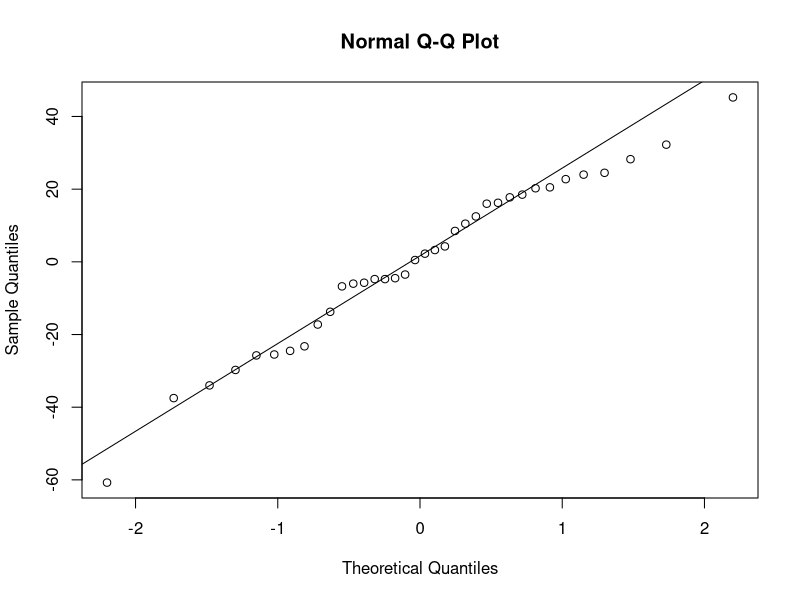
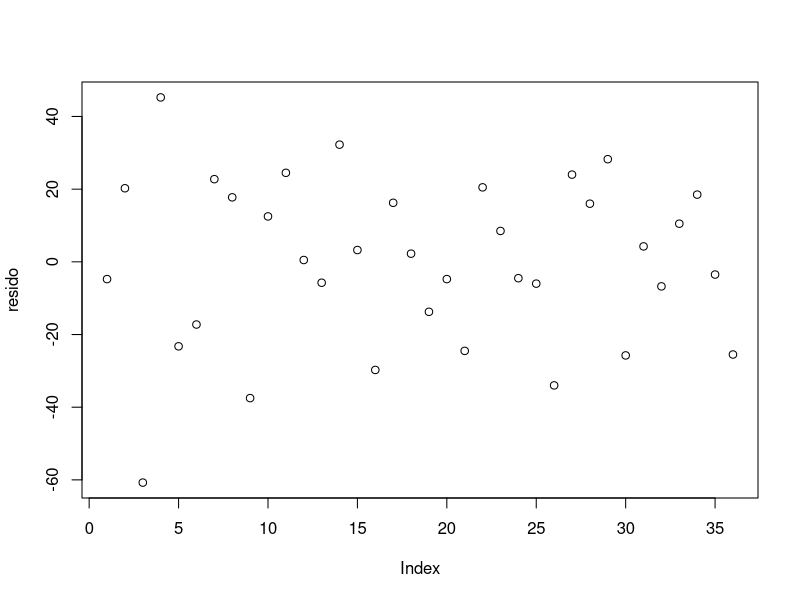
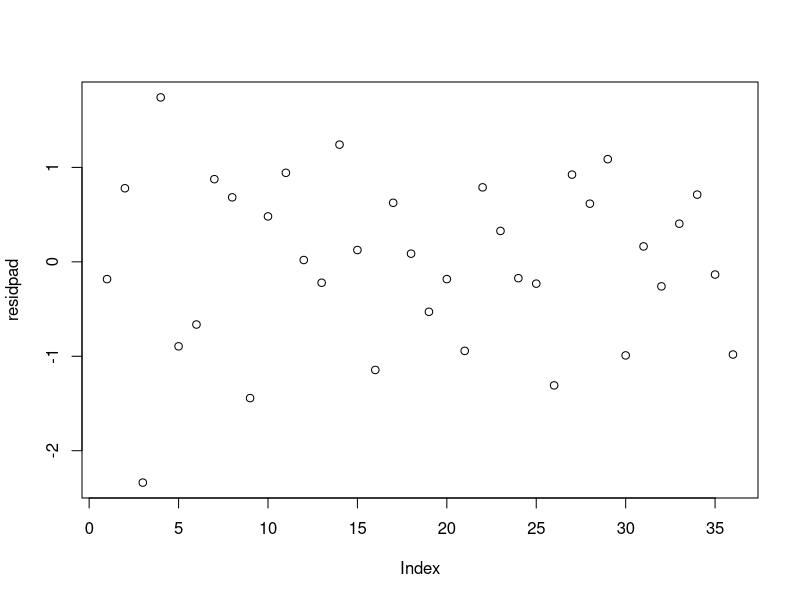
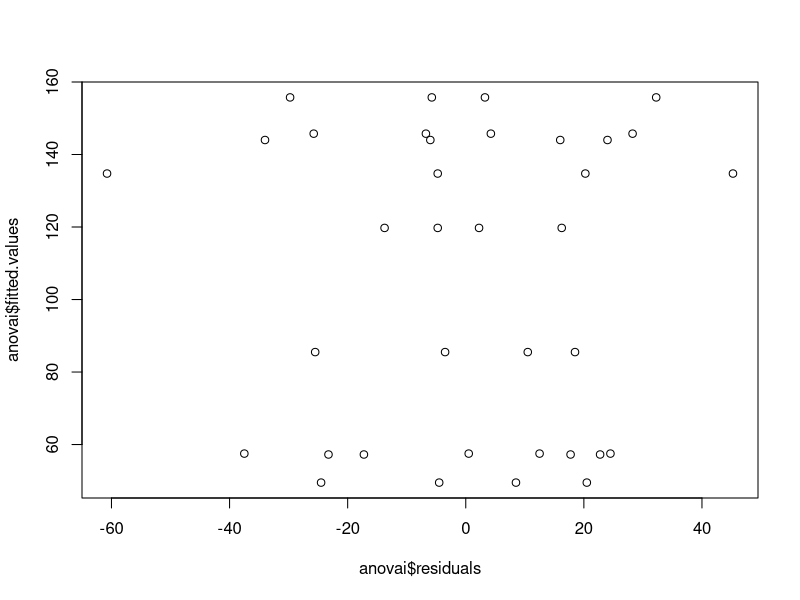
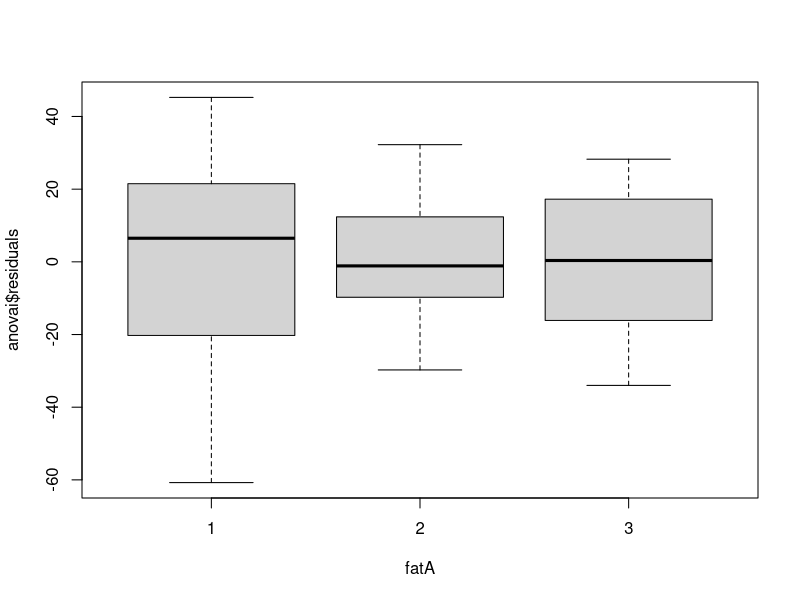
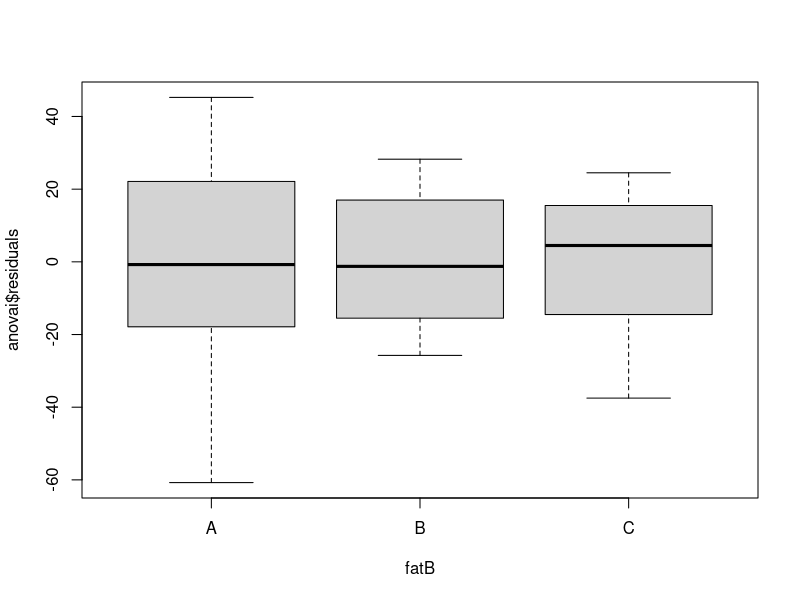
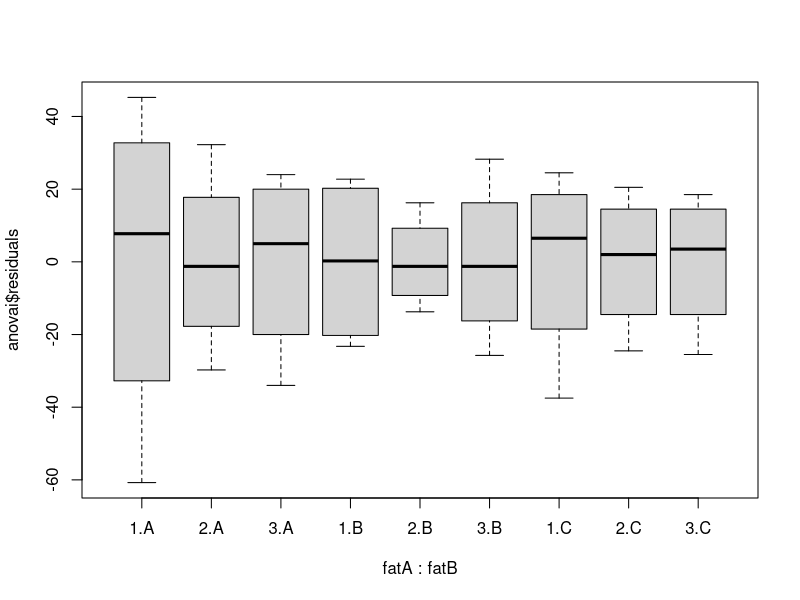
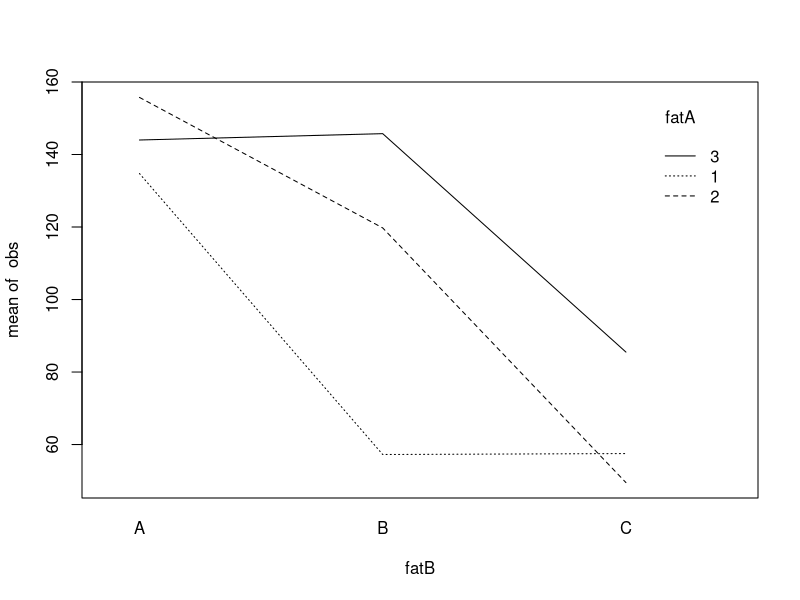

The R source for these figures, in order:


obs<-c(130,155,74,180,34,40,80,75,20,70,82,58,
       150,188,159,126,136,122,106,115,25,70,58,45,
       138,110,168,160,174,120,150,139,96,104,82,60)

n<-4
a<-3
b<-3

repet<-factor(rep(c(1:4),a*b))

fatA<-factor(rep(c("1","2","3"),each=b*n))

fatB<-factor(rep(rep(c("A","B","C"),each=n),a))

dados<-data.frame(obs,repet, fatA, fatB)
head(dados)

anovai<-aov(obs ~ fatA + fatB + fatA:fatB)
summary(anovai)

ano1<-aov(obs ~ fatA*fatB)
summary(ano1)


anovalm<-lm(obs ~ fatA*fatB)
summary(anovalm)
anova(anovalm)

###Verificar pressuposto###
resido<-anovai$residuals

qmres<-summary(anovai)[[1]][4,3]
residpad<-resido/sqrt(qmres)

#normalidade

qqnorm(resido)
qqline(resido)

shapiro.test(resido)

#independencia

plot(resido)
plot(residpad)

#homogeneidade de variancia

plot(anovai$residuals,anovai$fitted.values)


boxplot(anovai$residuals ~ fatA)
boxplot(anovai$residuals ~ fatB)
boxplot(anovai$residuals ~ fatA:fatB)

library(car)
leveneTest(obs ~ fatA)
leveneTest(obs ~ fatB)
leveneTest(obs ~ fatA:fatB)

library(lmtest)

#executar o teste de Breusch-Pagan
bptest(anovai)
bptest(anovalm)

#########

interaction.plot(fatB,fatA,obs)

interaction.plot(fatA,fatB,obs)

TukeyHSD(anovai)

media<-tapply(dados$obs, list(dados$fatA, dados$fatB), mean)
media
